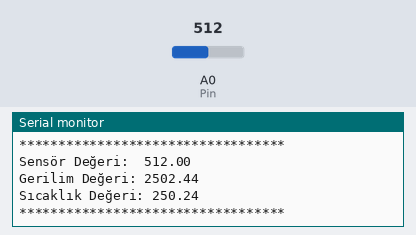
A sketch run on a simulated Arduino Uno, built with avr-gcc and run on an emulated ATmega328P. Parts: the last lines printed to the serial monitor. The inputs (shaded band) are chosen by the test bench; at power-on: A0 (Pin) = 512.

Above: at 1.8 s.
1.9 s: A0 (Pin) set to 716
At 2.6 s:
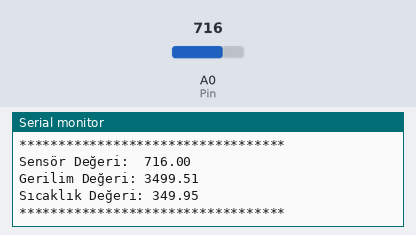
3.4 s: A0 (Pin) set to 900
At 5.1 s:
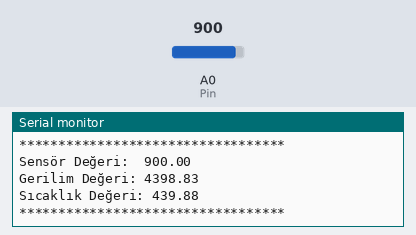
Timing chart, 0 to 6.6 s (numbered marks = the images above; inputs shaded):
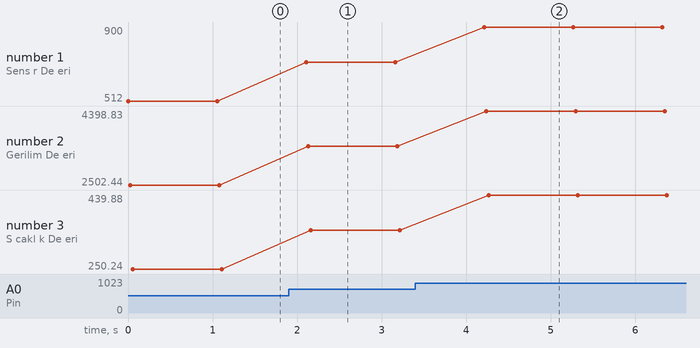

Measured:
- after the input at 1.9 s, the serial monitor: prints a new line after 0.21 s (image 1)
- after the input at 3.4 s, the serial monitor: prints a new line after 0.81 s (image 2)
- plotted number 1: 512 → 716 after the input at 1.9 s, 716 → 900 after the input at 3.4 s
- plotted number 2: 2502.44 → 3499.51 after the input at 1.9 s, 3499.51 → 4398.83 after the input at 3.4 s
- plotted number 3: 250.24 → 349.95 after the input at 1.9 s, 349.95 → 439.88 after the input at 3.4 s

The sketch:

Lm35.ino
```cpp
#define Pin A0
float gerilim = 0;
float sensor = 0;
float sicaklik = 0;


void setup()
{

  Serial.begin(9600);
}

void loop()
{

 sensor = analogRead(Pin);

 Serial.print("Sensör Değeri:  ");
 Serial.println(sensor);

 gerilim = (sensor/1023)*5000;

 Serial.print("Gerilim Değeri: ");
 Serial.println(gerilim);

 sicaklik = gerilim / 10.0;

 Serial.print("Sıcaklık Değeri: ");
 Serial.println(sicaklik);

 Serial.println("**********************************");
 delay(1000);
}
```
